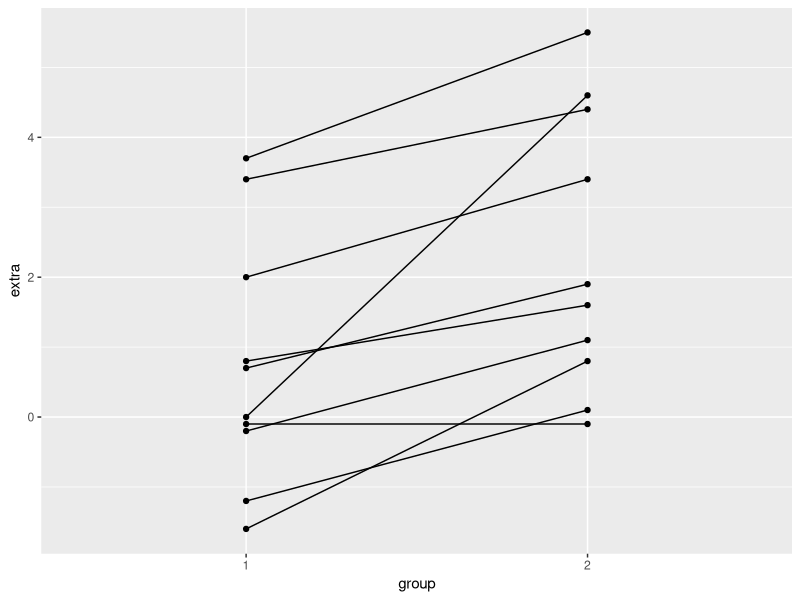
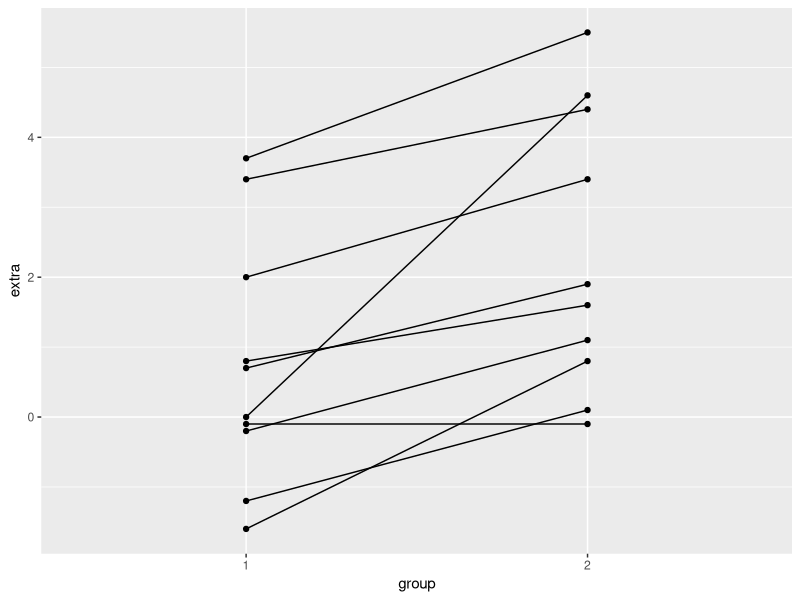

Write the R code that produced these figures, in order.
## ---- chunk 1


## ---- chunk 2
library("ggplot2")
library("dplyr")
library("tidyr")

data("sleep")
ggplot(sleep, aes(x = group, y = extra, group = ID)) +
  geom_point() +
  geom_line()

## ---- chunk 3
ggplot(sleep, aes(x = group, y = extra, group = ID)) +
  geom_point() +
  geom_line()
## ---- chunk 4
t.test(extra ~ group, data = sleep)

